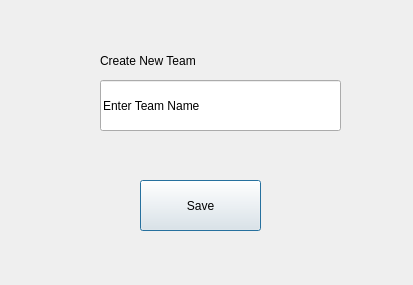
<?xml version="1.0" encoding="UTF-8"?>
<ui version="4.0">
 <class>Dialog</class>
 <widget class="QDialog" name="Dialog">
  <property name="geometry">
   <rect>
    <x>0</x>
    <y>0</y>
    <width>413</width>
    <height>285</height>
   </rect>
  </property>
  <property name="windowTitle">
   <string>Dialog</string>
  </property>
  <widget class="QLabel" name="cnt">
   <property name="geometry">
    <rect>
     <x>100</x>
     <y>40</y>
     <width>231</width>
     <height>41</height>
    </rect>
   </property>
   <property name="styleSheet">
    <string notr="true">font: 75 11pt &quot;MS Shell Dlg 2&quot;;</string>
   </property>
   <property name="text">
    <string>Create New Team</string>
   </property>
  </widget>
  <widget class="QLineEdit" name="lineEdit1">
   <property name="geometry">
    <rect>
     <x>100</x>
     <y>80</y>
     <width>241</width>
     <height>51</height>
    </rect>
   </property>
   <property name="text">
    <string>Enter Team Name</string>
   </property>
  </widget>
  <widget class="QPushButton" name="save">
   <property name="geometry">
    <rect>
     <x>140</x>
     <y>180</y>
     <width>121</width>
     <height>51</height>
    </rect>
   </property>
   <property name="styleSheet">
    <string notr="true">font: 10pt &quot;MS Shell Dlg 2&quot;;</string>
   </property>
   <property name="text">
    <string>Save</string>
   </property>
  </widget>
 </widget>
 <resources/>
 <connections/>
</ui>
